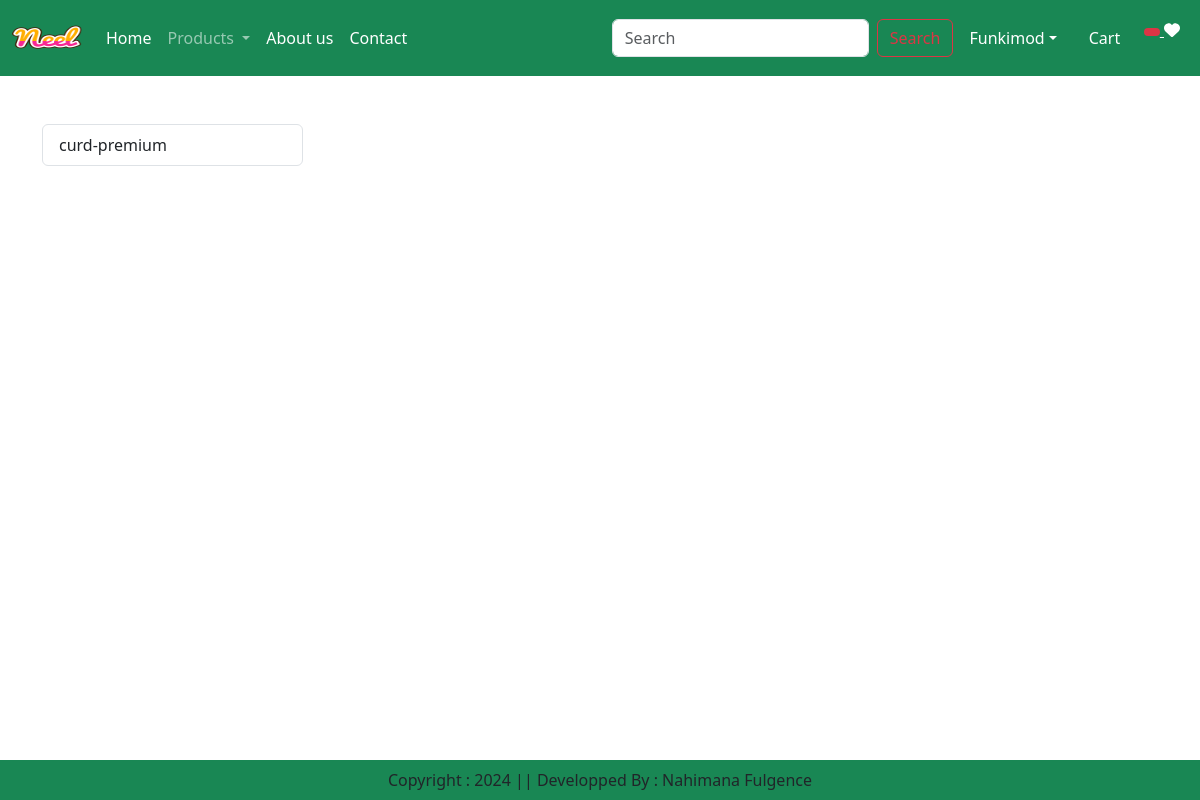
/category/CR (signed in), run on an earlier commit of the app's database.
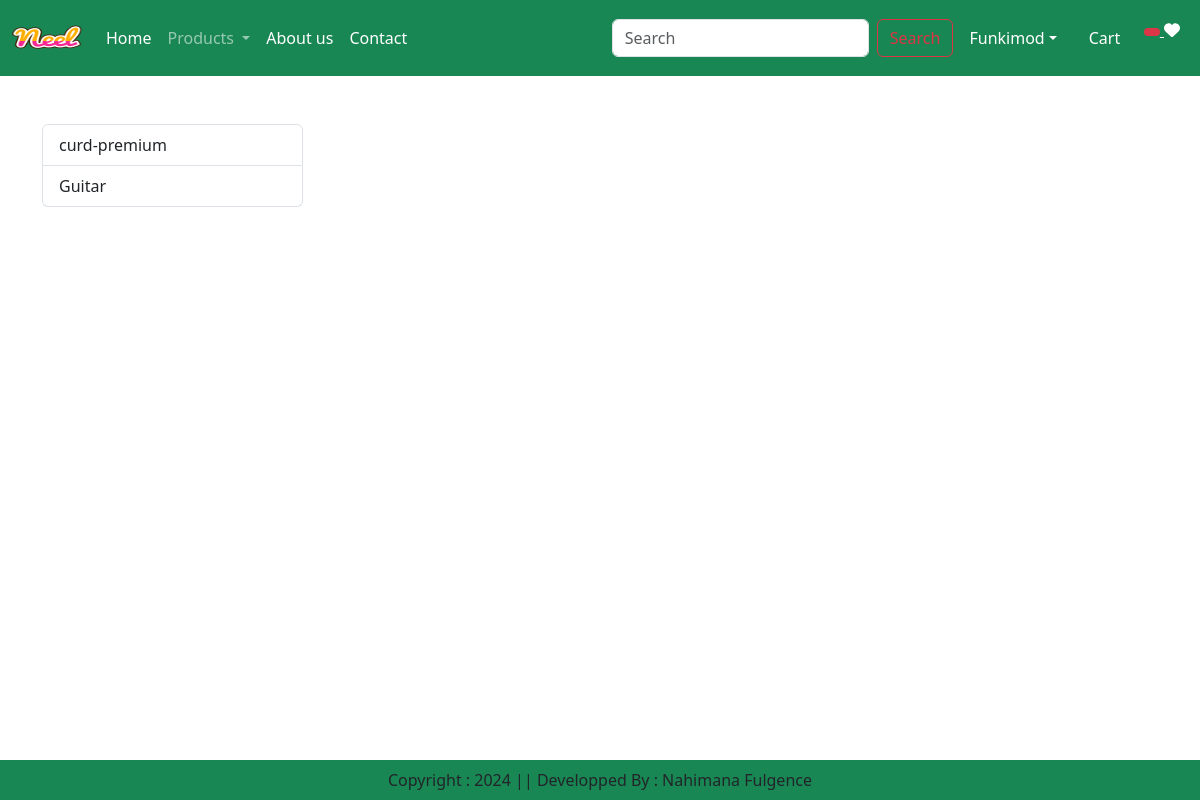
And on a later commit of the database.
### app/models.py (models this page shows, shortened)
class Product(models.Model):
    title = models.CharField(max_length =100)
    selling_price = models.FloatField()
    discounted_price = models.FloatField()
    description = models.TextField()
    composition = models.TextField(default='')
    prodapp = models.TextField(default='')
    category = models.CharField(choices =CATEGORY_CHOICES,max_length =2)
    product_image = models.ImageField(upload_to='product')

### app/views.py (the view)
# urls.py: path("category/<slug:val>",views.CategoryView.as_view(),name="category"),
@method_decorator(login_required,name='dispatch')
class CategoryView(View):
    def get(self, request,val):
        totalitem=0
        wishitem=0
        if request.user.is_authenticated:
            totalitem = len(Cart.objects.filter(user=request.user))
            wishitem = len(Wishlist.objects.filter(user=request.user))
        roduct = Product.objects.filter(category =val)
        title= Product.objects.filter(category =val).values('title')
        return render(request,'app/category.html',locals())

### app/templates/app/category.html (shortened to what this page needs)
{% extends "app/base.html" %}
{% load static %}
{% block main-content %}
  <div class="container my-5">
    <div class="row">
        <div class="col-sm-3">
            <div class="list-group">
               {% for val in title  %}
                  <a href="{% url 'category-title' val.title %}" class="list-group-item
                  list-group-item-action" aria-current="true">{{val.title}}</a>
               {% endfor %}
            </div>
        </div>
        <div class="col-sm-9">
        </div>
    </div>
  </div>
{% endblock main-content %}

What changed in the data, as far as the page shows it:
added Product: title "Guitar"
